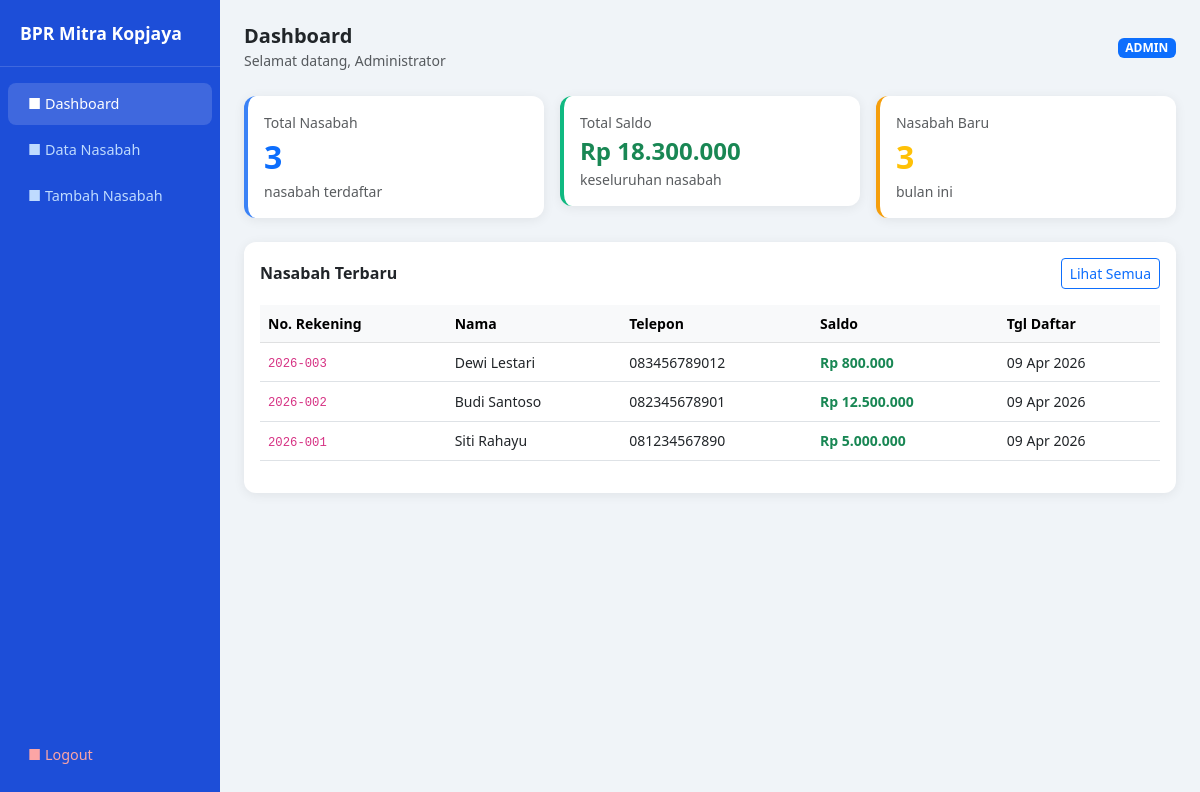
Screenshot of /dashboard.php (signed in) with the database file from the repository.
### tables this page shows
CREATE TABLE IF NOT EXISTS nasabah (
    id              INT PRIMARY KEY AUTO_INCREMENT,
    no_rekening     VARCHAR(20)    NOT NULL UNIQUE,  
    nama_nasabah    VARCHAR(100)   NOT NULL,         
    nik             VARCHAR(20)    NOT NULL,         
    alamat          TEXT,                            
    no_telepon      VARCHAR(15),                     
    tanggal_daftar  DATE           DEFAULT (CURRENT_DATE),  
    saldo           DECIMAL(15,2)  DEFAULT 0.00      
);

### dashboard.php (the view, shortened to what this page needs)
<?php
require "koneksi.php";
$total     = mysqli_fetch_assoc(mysqli_query($conn, "SELECT COUNT(*) AS total FROM nasabah"))['total'];
$total_sal = mysqli_fetch_assoc(mysqli_query($conn, "SELECT SUM(saldo) AS total FROM nasabah"))['total'];
$baru      = mysqli_fetch_assoc(mysqli_query($conn, "SELECT COUNT(*) AS total FROM nasabah WHERE MONTH(tanggal_daftar)=MONTH(NOW())"))['total'];
?>
<!DOCTYPE html>
<html lang="id">
<head>
  <link href="https://cdn.jsdelivr.net/npm/bootstrap@5.3.0/dist/css/bootstrap.min.css" rel="stylesheet">
</head>
<body>
  <div class="sidebar">
    <div class="brand">BPR Mitra Kopjaya</div>
    <nav class="mt-3">
      <a href="dashboard.php" class="active">&#9632; Dashboard</a>
      <a href="data_nasabah.php">&#9632; Data Nasabah</a>
      <a href="tambah.php">&#9632; Tambah Nasabah</a>
      <a href="logout.php" style="margin-top:auto; position:absolute; bottom:20px; left:0; right:0; color:#fca5a5;">&#9632; Logout</a>
    </nav>
  </div>
  <div class="main-content">
    <div class="d-flex justify-content-between align-items-center mb-4">
      <div>
        <h5 class="fw-bold mb-0">Dashboard</h5>
        <small class="text-muted">Selamat datang, <?= htmlspecialchars($_SESSION['nama']) ?></small>
      </div>
      <span class="badge bg-primary"><?= strtoupper($_SESSION['role']) ?></span>
    </div>
    <div class="row g-3 mb-4">
      <div class="col-md-4">
        <div class="card p-3 stat-card blue">
          <div class="text-muted small">Total Nasabah</div>
          <div class="fs-2 fw-bold text-primary"><?= $total ?></div>
          <div class="text-muted small">nasabah terdaftar</div>
        </div>
      </div>
      <div class="col-md-4">
        <div class="card p-3 stat-card green">
          <div class="text-muted small">Total Saldo</div>
          <div class="fs-4 fw-bold text-success">Rp <?= number_format($total_sal, 0, ',', '.') ?></div>
          <div class="text-muted small">keseluruhan nasabah</div>
        </div>
      </div>
      <div class="col-md-4">
        <div class="card p-3 stat-card amber">
          <div class="text-muted small">Nasabah Baru</div>
          <div class="fs-2 fw-bold text-warning"><?= $baru ?></div>
          <div class="text-muted small">bulan ini</div>
        </div>
      </div>
    </div>
    <div class="card p-3">
      <div class="d-flex justify-content-between align-items-center mb-3">
        <h6 class="fw-semibold mb-0">Nasabah Terbaru</h6>
        <a href="data_nasabah.php" class="btn btn-sm btn-outline-primary">Lihat Semua</a>
      </div>
      <div class="table-responsive">
        <table class="table table-hover align-middle small">
          <thead class="table-light">
            <tr>
              <th>No. Rekening</th>
              <th>Nama</th>
              <th>Telepon</th>
              <th>Saldo</th>
              <th>Tgl Daftar</th>
            </tr>
          </thead>
          <tbody>
          <?php
          $q = mysqli_query($conn, "SELECT * FROM nasabah ORDER BY id DESC LIMIT 5");
          while ($row = mysqli_fetch_assoc($q)):
          ?>
            <tr>
              <td><code><?= htmlspecialchars($row['no_rekening']) ?></code></td>
              <td><?= htmlspecialchars($row['nama_nasabah']) ?></td>
              <td><?= htmlspecialchars($row['no_telepon']) ?></td>
              <td class="text-success fw-semibold">Rp <?= number_format($row['saldo'], 0, ',', '.') ?></td>
              <td><?= date('d M Y', strtotime($row['tanggal_daftar'])) ?></td>
            </tr>
          <?php endwhile; ?>
          </tbody>
        </table>
      </div>
    </div>
  </div>
</body>
</html>

### dashboard.php (style rules this page uses)
body { background: #f0f4f8; }
.sidebar { background: #1d4ed8; min-height: 100vh; width: 220px; position: fixed; }
.sidebar a { color: #bfdbfe; text-decoration: none; display: block; padding: 10px 20px; border-radius: 8px; margin: 4px 8px; font-size: 0.9rem; }
.sidebar a:hover, .sidebar a.active { background: rgba(255,255,255,0.15); color: #fff; }
.main-content { margin-left: 220px; padding: 24px; }
.card { border: none; border-radius: 12px; box-shadow: 0 2px 12px rgba(0,0,0,0.07); }
.stat-card { border-left: 4px solid; }
.stat-card.blue { border-color: #3b82f6; }
.stat-card.green { border-color: #10b981; }
.stat-card.amber { border-color: #f59e0b; }
.brand { color: #fff; font-weight: 700; font-size: 1.1rem; padding: 20px; border-bottom: 1px solid rgba(255,255,255,0.15); }

### rows the page displays
nasabah: no_rekening "2026-003", nama_nasabah "Dewi Lestari", no_telepon "083456789012", saldo "800.000", tanggal_daftar "09 Apr 2026"
nasabah: no_rekening "2026-002", nama_nasabah "Budi Santoso", no_telepon "082345678901", saldo "12.500.000", tanggal_daftar "09 Apr 2026"
nasabah: no_rekening "2026-001", nama_nasabah "Siti Rahayu", no_telepon "081234567890", saldo "5.000.000", tanggal_daftar "09 Apr 2026"

### other values shown
$_SESSION['nama'] "Administrator"
$_SESSION['role'] "ADMIN"
$total "3"
$total_sal "18.300.000"
$baru "3"
